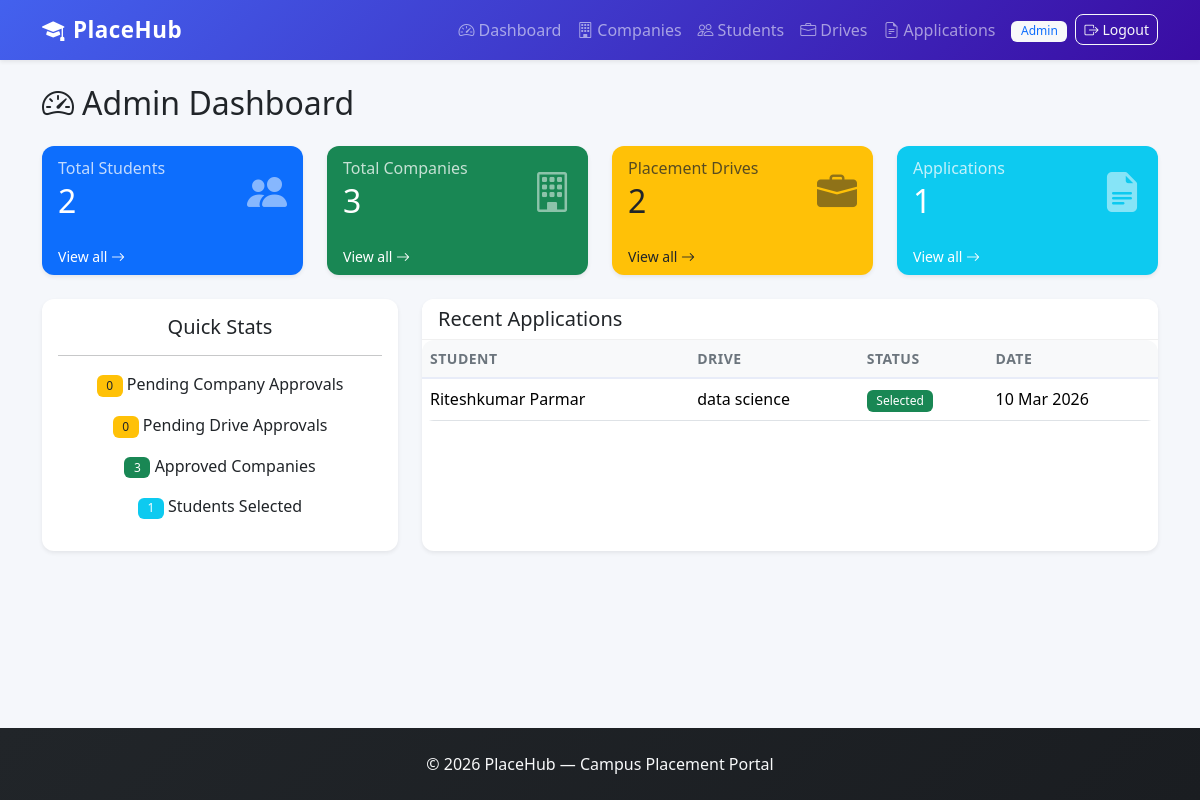
The app's page /admin/dashboard (signed in) with its own data.
### models.py (models this page shows, shortened)
class User(UserMixin, db.Model):
    __tablename__ = 'user'
    id = db.Column(db.Integer, primary_key=True)
    email = db.Column(db.String(120), unique=True, nullable=False)
    password_hash = db.Column(db.String(256), nullable=False)
    role = db.Column(db.String(20), nullable=False)
    is_active_account = db.Column(db.Boolean, default=True)
    created_at = db.Column(db.DateTime, default=datetime.utcnow)
    student_profile = db.relationship('StudentProfile', backref='user', uselist=False, lazy=True)
    company_profile = db.relationship('CompanyProfile', backref='user', uselist=False, lazy=True)
    @property
    def is_active(self):
        return self.is_active_account

class Application(db.Model):
    __tablename__ = 'application'
    id = db.Column(db.Integer, primary_key=True)
    student_id = db.Column(db.Integer, db.ForeignKey('student_profile.id'), nullable=False)
    drive_id = db.Column(db.Integer, db.ForeignKey('placement_drive.id'), nullable=False)
    applied_date = db.Column(db.DateTime, default=datetime.utcnow)
    status = db.Column(db.String(20), default='Applied')
    remarks = db.Column(db.Text)
    __table_args__ = (
        db.UniqueConstraint('student_id', 'drive_id', name='unique_student_drive'),
    )

class StudentProfile(db.Model):
    __tablename__ = 'student_profile'
    id = db.Column(db.Integer, primary_key=True)
    user_id = db.Column(db.Integer, db.ForeignKey('user.id'), nullable=False)
    name = db.Column(db.String(100), nullable=False)
    roll_number = db.Column(db.String(20), unique=True, nullable=False)
    phone = db.Column(db.String(15))
    department = db.Column(db.String(100))
    cgpa = db.Column(db.Float, default=0.0)
    resume_path = db.Column(db.String(256))
    skills = db.Column(db.Text)
    about = db.Column(db.Text)
    graduation_year = db.Column(db.Integer)
    is_blacklisted = db.Column(db.Boolean, default=False)
    applications = db.relationship('Application', backref='student', lazy=True)

class PlacementDrive(db.Model):
    __tablename__ = 'placement_drive'
    id = db.Column(db.Integer, primary_key=True)
    company_id = db.Column(db.Integer, db.ForeignKey('company_profile.id'), nullable=False)
    job_title = db.Column(db.String(200), nullable=False)
    job_description = db.Column(db.Text, nullable=False)
    job_type = db.Column(db.String(50))
    location = db.Column(db.String(200))
    salary_package = db.Column(db.String(100))
    eligibility_criteria = db.Column(db.Text)
    min_cgpa = db.Column(db.Float, default=0.0)
    departments_allowed = db.Column(db.String(500))
    application_deadline = db.Column(db.Date, nullable=False)
    status = db.Column(db.String(20), default='pending')
    created_at = db.Column(db.DateTime, default=datetime.utcnow)
    applications = db.relationship('Application', backref='drive', lazy=True)

### admin_routes.py (the view)
@admin_bp.route('/dashboard')
@admin_required
def dashboard():
    total_students = StudentProfile.query.count()
    total_companies = CompanyProfile.query.count()
    total_drives = PlacementDrive.query.count()
    total_applications = Application.query.count()
    pending_companies = CompanyProfile.query.filter_by(approval_status='pending').count()
    pending_drives = PlacementDrive.query.filter_by(status='pending').count()
    approved_companies = CompanyProfile.query.filter_by(approval_status='approved').count()
    recent_applications = (
        Application.query
        .order_by(Application.applied_date.desc())
        .limit(10)
        .all()
    )
    selected_count = Application.query.filter_by(status='Selected').count()
    return render_template('admin/dashboard.html',
                           total_students=total_students,
                           total_companies=total_companies,
                           total_drives=total_drives,
                           total_applications=total_applications,
                           pending_companies=pending_companies,
                           pending_drives=pending_drives,
                           approved_companies=approved_companies,
                           recent_applications=recent_applications,
                           selected_count=selected_count)

### admin_routes.py (called while the page is built)
def admin_required(f):
    @wraps(f)
    @login_required
    def decorated(*args, **kwargs):
        if current_user.role != 'admin':
            flash('Access denied.', 'danger')
            return redirect(url_for('index'))
        return f(*args, **kwargs)
    return decorated

### app.py (called while the page is built)
@login_manager.user_loader
def load_user(user_id):
    return User.query.get(int(user_id))

### templates/admin/dashboard.html (shortened to what this page needs)
{% extends "base.html" %}
{% block content %}
<h2 class="mb-4"><i class="bi bi-speedometer2 me-2"></i>Admin Dashboard</h2>
<div class="row g-4 mb-4">
    <div class="col-md-3">
        <div class="card border-0 shadow-sm bg-primary text-white">
            <div class="card-body">
                <div class="d-flex justify-content-between align-items-center">
                    <div>
                        <h6 class="card-subtitle mb-1 opacity-75">Total Students</h6>
                        <h2 class="mb-0">{{ total_students }}</h2>
                    </div>
                    <i class="bi bi-people-fill fs-1 opacity-50"></i>
                </div>
            </div>
            <a href="{{ url_for('admin.students') }}" class="card-footer bg-transparent text-white text-decoration-none border-0 small">
                View all <i class="bi bi-arrow-right"></i>
            </a>
        </div>
    </div>
    <div class="col-md-3">
        <div class="card border-0 shadow-sm bg-success text-white">
            <div class="card-body">
                <div class="d-flex justify-content-between align-items-center">
                    <div>
                        <h6 class="card-subtitle mb-1 opacity-75">Total Companies</h6>
                        <h2 class="mb-0">{{ total_companies }}</h2>
                    </div>
                    <i class="bi bi-building fs-1 opacity-50"></i>
                </div>
            </div>
            <a href="{{ url_for('admin.companies') }}" class="card-footer bg-transparent text-white text-decoration-none border-0 small">
                View all <i class="bi bi-arrow-right"></i>
            </a>
        </div>
    </div>
    <div class="col-md-3">
        <div class="card border-0 shadow-sm bg-warning text-dark">
            <div class="card-body">
                <div class="d-flex justify-content-between align-items-center">
                    <div>
                        <h6 class="card-subtitle mb-1 opacity-75">Placement Drives</h6>
                        <h2 class="mb-0">{{ total_drives }}</h2>
                    </div>
                    <i class="bi bi-briefcase-fill fs-1 opacity-50"></i>
                </div>
            </div>
            <a href="{{ url_for('admin.drives') }}" class="card-footer bg-transparent text-dark text-decoration-none border-0 small">
                View all <i class="bi bi-arrow-right"></i>
            </a>
        </div>
    </div>
    <div class="col-md-3">
        <div class="card border-0 shadow-sm bg-info text-white">
            <div class="card-body">
                <div class="d-flex justify-content-between align-items-center">
                    <div>
                        <h6 class="card-subtitle mb-1 opacity-75">Applications</h6>
                        <h2 class="mb-0">{{ total_applications }}</h2>
                    </div>
                    <i class="bi bi-file-earmark-text-fill fs-1 opacity-50"></i>
                </div>
            </div>
            <a href="{{ url_for('admin.applications') }}" class="card-footer bg-transparent text-white text-decoration-none border-0 small">
                View all <i class="bi bi-arrow-right"></i>
            </a>
        </div>
    </div>
</div>
<div class="row g-4 mb-4">
    <div class="col-md-4">
        <div class="card border-0 shadow-sm h-100">
            <div class="card-body text-center">
                <h5>Quick Stats</h5>
                <hr>
                <p><span class="badge bg-warning text-dark">{{ pending_companies }}</span> Pending Company Approvals</p>
                <p><span class="badge bg-warning text-dark">{{ pending_drives }}</span> Pending Drive Approvals</p>
                <p><span class="badge bg-success">{{ approved_companies }}</span> Approved Companies</p>
                <p><span class="badge bg-info">{{ selected_count }}</span> Students Selected</p>
            </div>
        </div>
    </div>
    <div class="col-md-8">
        <div class="card border-0 shadow-sm h-100">
            <div class="card-header bg-white">
                <h5 class="mb-0">Recent Applications</h5>
            </div>
            <div class="card-body p-0">
                {% if recent_applications %}
                <div class="table-responsive">
                    <table class="table table-hover mb-0">
                        <thead class="table-light">
                            <tr>
                                <th>Student</th>
                                <th>Drive</th>
                                <th>Status</th>
                                <th>Date</th>
                            </tr>
                        </thead>
                        <tbody>
                            {% for app in recent_applications %}
                            <tr>
                                <td>{{ app.student.name }}</td>
                                <td>{{ app.drive.job_title }}</td>
                                <td>
                                    {% if app.status == 'Applied' %}
                                        <span class="badge bg-secondary">{{ app.status }}</span>
                                    {% elif app.status == 'Shortlisted' %}
                                        <span class="badge bg-info">{{ app.status }}</span>
                                    {% elif app.status == 'Selected' %}
                                        <span class="badge bg-success">{{ app.status }}</span>
                                    {% elif app.status == 'Rejected' %}
                                        <span class="badge bg-danger">{{ app.status }}</span>
                                    {% endif %}
                                </td>
                                <td>{{ app.applied_date.strftime('%d %b %Y') }}</td>
                            </tr>
                            {% endfor %}
                        </tbody>
                    </table>
                </div>
                {% else %}
                <p class="text-muted text-center py-3">No applications yet.</p>
                {% endif %}
            </div>
        </div>
    </div>
</div>
{% endblock %}

### templates/base.html (shortened to what this page needs)
<!DOCTYPE html>
<html lang="en">
<head>
    <link href="https://cdn.jsdelivr.net/npm/bootstrap@5.3.2/dist/css/bootstrap.min.css" rel="stylesheet">
    <link href="https://cdn.jsdelivr.net/npm/bootstrap-icons@1.11.3/font/bootstrap-icons.min.css" rel="stylesheet">
    <link href="{{ url_for('static', filename='css/style.css') }}" rel="stylesheet">
</head>
<body>
    <nav class="navbar navbar-expand-lg navbar-dark bg-primary shadow-sm">
        <div class="container">
            <a class="navbar-brand fw-bold" href="{{ url_for('index') }}">
                <i class="bi bi-mortarboard-fill me-2"></i>PlaceHub
            </a>
            <div class="collapse navbar-collapse" id="navContent">
                <ul class="navbar-nav ms-auto align-items-center">
                    {% if current_user.is_authenticated %}
                        {% if current_user.role == 'admin' %}
                            <li class="nav-item"><a class="nav-link" href="{{ url_for('admin.dashboard') }}"><i class="bi bi-speedometer2 me-1"></i>Dashboard</a></li>
                            <li class="nav-item"><a class="nav-link" href="{{ url_for('admin.companies') }}"><i class="bi bi-building me-1"></i>Companies</a></li>
                            <li class="nav-item"><a class="nav-link" href="{{ url_for('admin.students') }}"><i class="bi bi-people me-1"></i>Students</a></li>
                            <li class="nav-item"><a class="nav-link" href="{{ url_for('admin.drives') }}"><i class="bi bi-briefcase me-1"></i>Drives</a></li>
                            <li class="nav-item"><a class="nav-link" href="{{ url_for('admin.applications') }}"><i class="bi bi-file-earmark-text me-1"></i>Applications</a></li>
                        {% endif %}
                        <li class="nav-item ms-2">
                            <span class="badge bg-light text-primary me-2">{{ current_user.role|title }}</span>
                        </li>
                        <li class="nav-item">
                            <a class="btn btn-outline-light btn-sm" href="{{ url_for('logout') }}"><i class="bi bi-box-arrow-right me-1"></i>Logout</a>
                        </li>
                    {% endif %}
                </ul>
            </div>
        </div>
    </nav>
    <main class="py-4">
        <div class="container">
            {% block content %}{% endblock %}
        </div>
    </main>
    <footer class="footer mt-auto py-4 bg-dark text-light">
        <div class="container text-center">
            <p class="mb-0">&copy; 2026 PlaceHub &mdash; Campus Placement Portal</p>
        </div>
    </footer>
</body>
</html>

### static/css/style.css (style rules this page uses)
:root { --primary-color: #4361ee; }
body { background-color: #f5f7fb; font-family: 'Segoe UI', system-ui, -apple-system, sans-serif; min-height: 100vh; display: flex; flex-direction: column; }
main { flex: 1; }
.navbar { background: linear-gradient(135deg, #4361ee 0%, #3a0ca3 100%) !important; }
.navbar-brand { font-size: 1.4rem; letter-spacing: 0.5px; }
.card { border-radius: 12px; transition: transform 0.15s ease, box-shadow 0.15s ease; }
.card-header { border-bottom: 1px solid #f0f0f0; border-radius: 12px 12px 0 0 !important; }
.card-footer { border-top: 1px solid #f0f0f0; border-radius: 0 0 12px 12px !important; }
.table { border-radius: 12px; overflow: hidden; }
.table thead th { border-bottom: 2px solid #e8ecf8; font-weight: 600; font-size: 0.875rem; text-transform: uppercase; letter-spacing: 0.5px; color: #6c757d; }
.table tbody td { vertical-align: middle; }
.badge { font-weight: 500; padding: 0.4em 0.8em; }
.btn { border-radius: 8px; font-weight: 500; }
footer { background: linear-gradient(135deg, #212529 0%, #1a1d21 100%) !important; }

### records on screen
User: role "Admin"
Application: student.name "Riteshkumar Parmar", drive.job_title "data science", status "Selected", applied_date "10 Mar 2026"

### other values on screen
{{ total_students }} "2"
{{ total_companies }} "3"
{{ total_drives }} "2"
{{ total_applications }} "1"
{{ pending_companies }} "0"
{{ pending_drives }} "0"
{{ approved_companies }} "3"
{{ selected_count }} "1"
